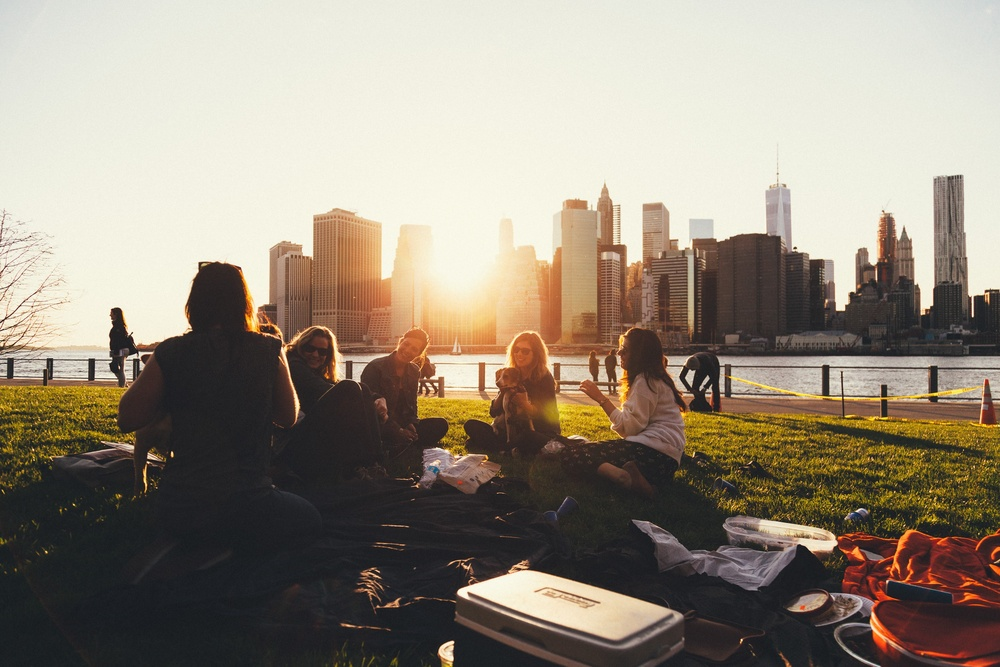
#> input picture python/1imagensEntrada/01.jpg, 1000 x 667 px, shrunk from 3000 x 2000 before the run
$ python funcionLinearPorParte.py
#> lines starting #> are read from the running program, lines starting #| are printed output that depends on the picture
#> further down, img is the input picture: shape (667, 1000, 3); mean B, G, R 124.6, 139, 149.3
import cv2
import numpy as np
from matplotlib import pyplot as plt
from pylab import *

def funcitonPiecewiseLinear(imgI, Ainicio, Amedio, Afim, grauInicio, grauMedio, grauFim, saturacao):
#> called with Ainicio = 1.2, Amedio = 1.1, Afim = 0.9, grauInicio = 90, grauMedio = 16, grauFim = 255, saturacao = 255
    img = cv2.cvtColor(imgI, cv2.COLOR_RGB2GRAY)
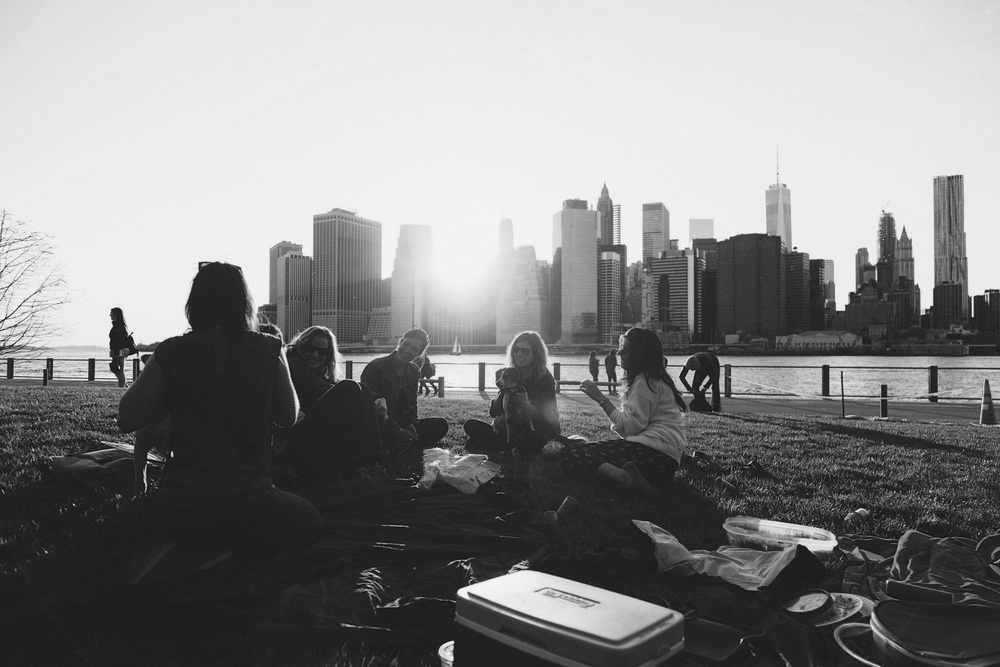
#> img: shape (667, 1000); min 11, max 250, mean 135.8
    height, width = img.shape  # dimensões da imagem
#> height = 667; width = 1000

      # transformação linear por parte
    for i in range(0, height):
        for j in range(0, width):
            pixel = img[i, j]             #imagem que vai ser alterada em escala de cinza

            if( pixel <= grauInicio ):
                A = Ainicio
            elif(pixel <= grauMedio ):
                A = Amedio
            elif(pixel <= grauFim ):
                A = Afim

            pixel = imgI[i, j]            #imagem que vai ser alterada em escala RGB

            saida = []
            saida.append( np.clip(A * pixel[0], 0, saturacao) )
            saida.append( np.clip(A * pixel[1], 0, saturacao) )
            saida.append( np.clip(A * pixel[2], 0, saturacao) )
            imgI[i, j] = saida
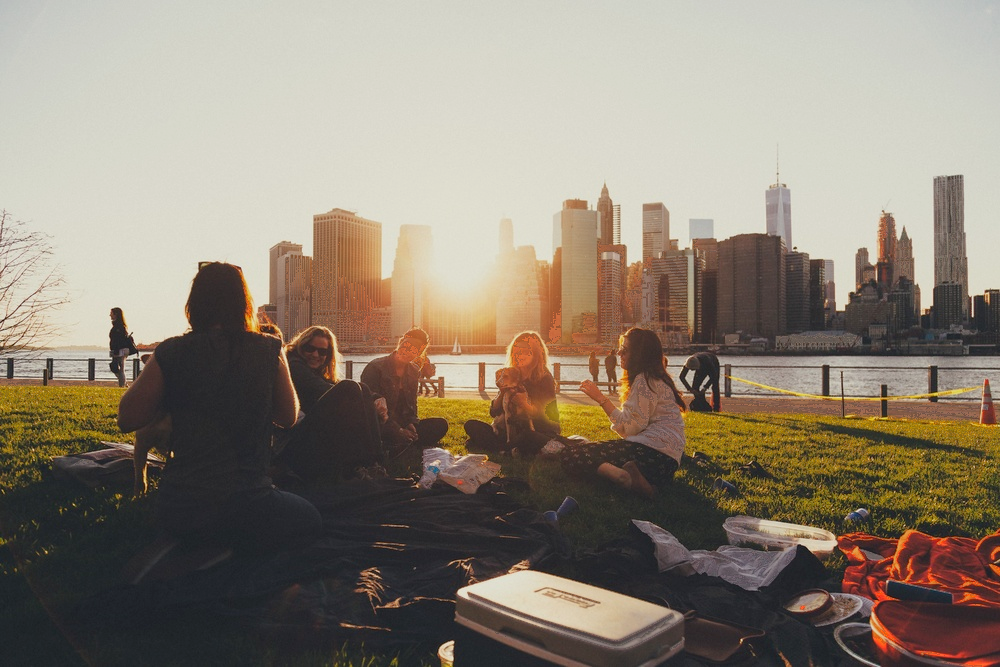
#> imgI: shape (667, 1000, 3); mean B, G, R 116.9, 130.7, 141.4

            # if( i == 5 and j == 5 ):
            #     print("pixel: ", pixel, " - saida: ", saida)
    return imgI

img = cv2.imread("./../1imagensEntrada/01.jpg")

paramA_inicio = 1.2 ; grauA_inicio = 90
paramA_medio = 1.1 ; grauA_medio = 16
paramA_fim = 0.9   ; grauA_fim = 255
saturacao = 255

out = funcitonPiecewiseLinear(img, paramA_inicio, paramA_medio, paramA_fim, grauA_inicio, grauA_medio, grauA_fim, saturacao)

texto = "./../output_linearParte_"+"Ai: "+str(paramA_inicio)+ "_Am: "+str(paramA_medio)+ "_Af: "+str(paramA_fim)+"_grauI: "+str(grauA_inicio)+"_grauM: "+str(grauA_medio)+"_grauF: "+str(grauA_fim)+"_satu: "+str(saturacao)+".png"
texto = "./../teste.png"
cv2.imwrite(texto, out)

$ run again, with python/1imagensEntrada/02.jpg copied over python/1imagensEntrada/01.jpg
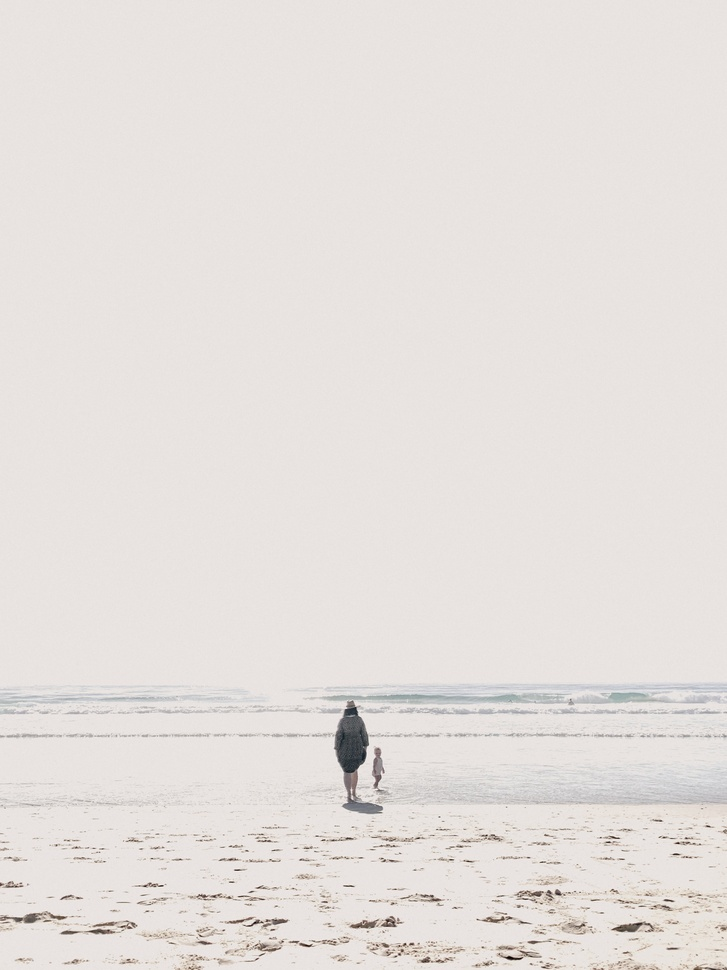
#> input picture python/1imagensEntrada/02.jpg, 727 x 970 px, shrunk from 2960 x 3947 before the run
#> img is the input picture: shape (970, 727, 3); mean B, G, R 221.2, 224.3, 229.4
#> img: shape (970, 727)
#> after the loop in funcitonPiecewiseLinear, `for i in range(0, height):`:
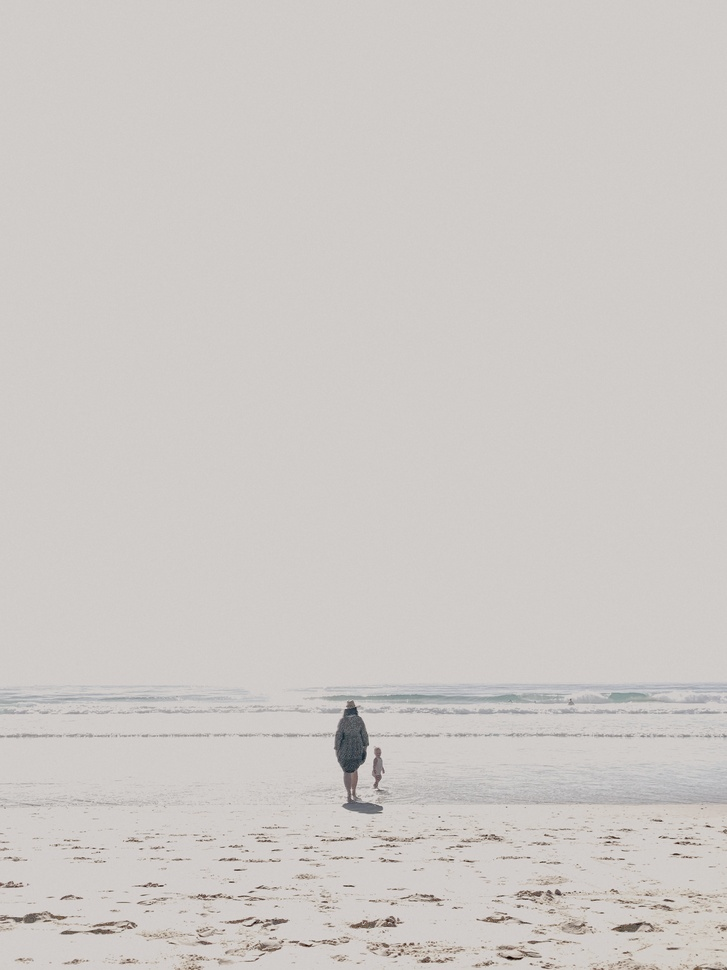
#> imgI: shape (970, 727, 3); mean B, G, R 198.6, 201.7, 205.9

$ run again, with python/1imagensEntrada/03.jpg copied over python/1imagensEntrada/01.jpg
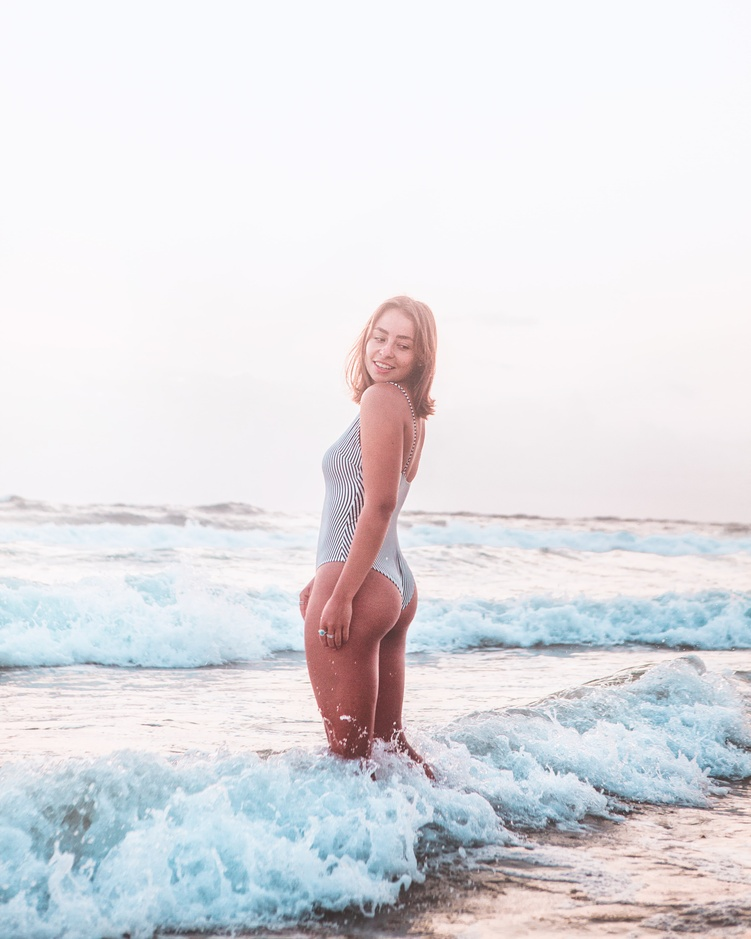
#> input picture python/1imagensEntrada/03.jpg, 751 x 939 px, shrunk from 3744 x 4680 before the run
#> img is the input picture: shape (939, 751, 3); mean B, G, R 228.2, 224.1, 224.7
#> in funcitonPiecewiseLinear, `img = cv2.cvtColor(imgI, cv2.COLOR_RGB2GRAY)`:
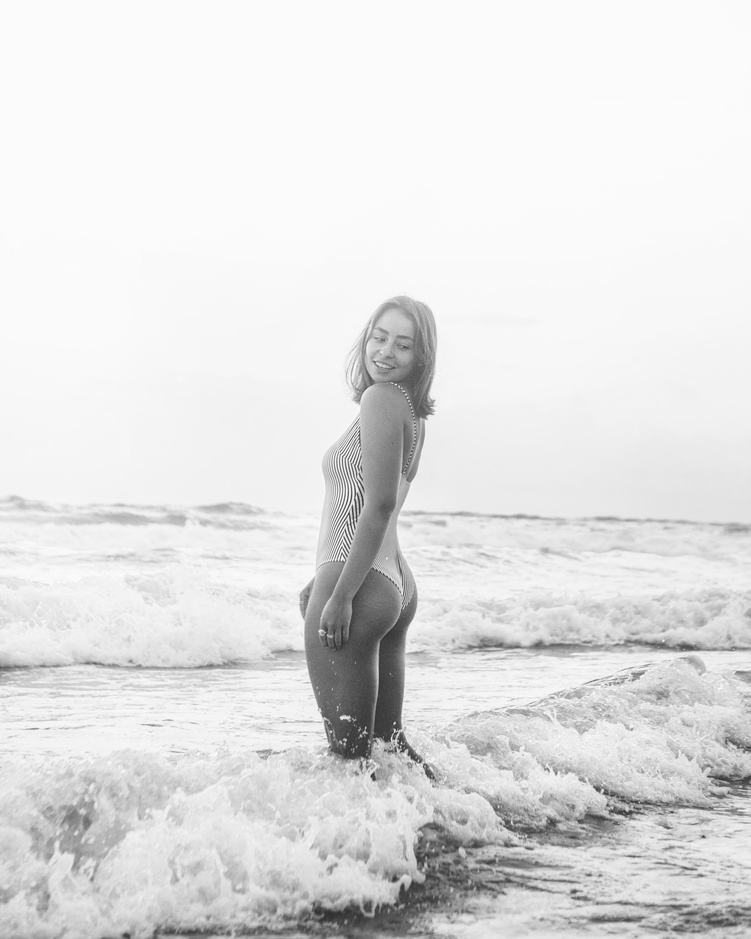
#> img: shape (939, 751); min 46, max 255, mean 225.5
#> after the loop in funcitonPiecewiseLinear, `for i in range(0, height):`:
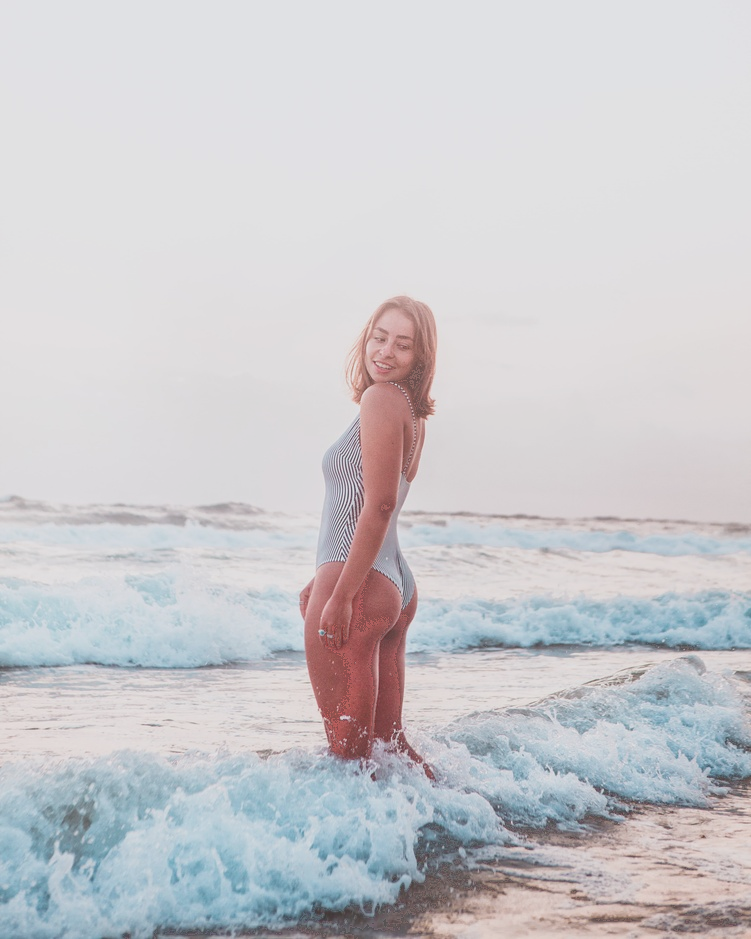
#> imgI: shape (939, 751, 3); mean B, G, R 205.2, 201.7, 202.4

$ run again, with python/1imagensEntrada/04.jpg copied over python/1imagensEntrada/01.jpg
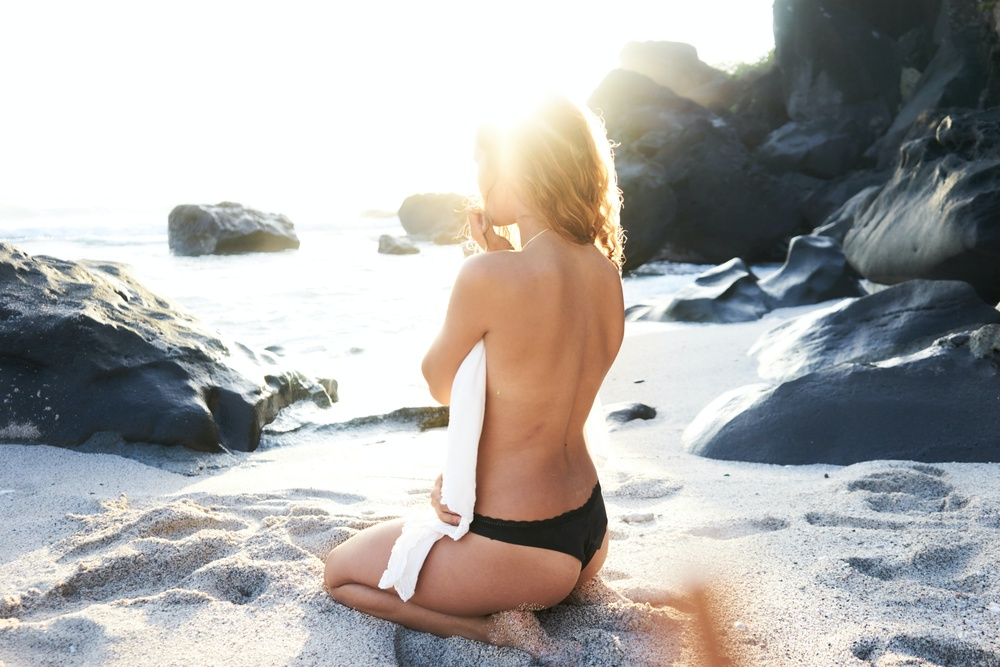
#> input picture python/1imagensEntrada/04.jpg, 1000 x 667 px, shrunk from 6000 x 4000 before the run
#> img is the input picture: shape (667, 1000, 3); mean B, G, R 170.4, 172.4, 174.2
#> in funcitonPiecewiseLinear, `img = cv2.cvtColor(imgI, cv2.COLOR_RGB2GRAY)`:
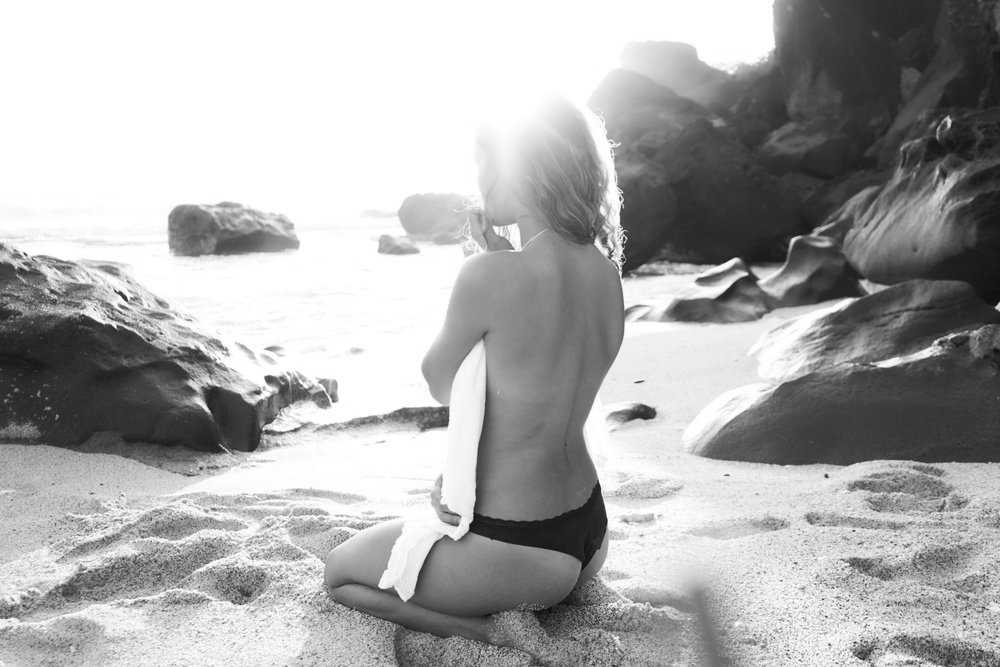
#> img: shape (667, 1000); min 10, max 255, mean 172
#> after the loop in funcitonPiecewiseLinear, `for i in range(0, height):`:
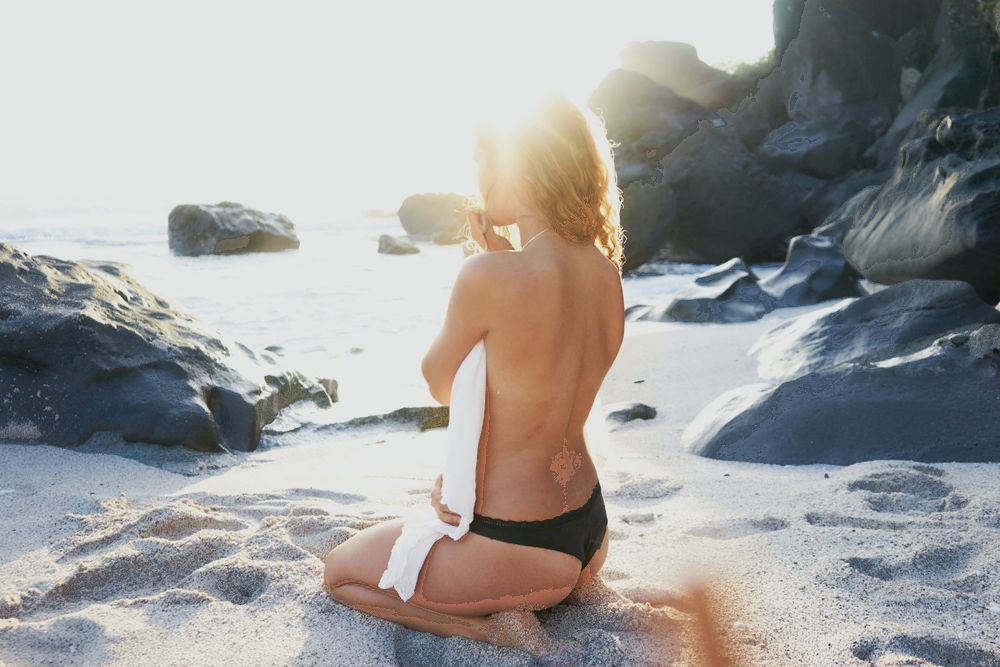
#> imgI: shape (667, 1000, 3); mean B, G, R 157.1, 158.5, 159.7
